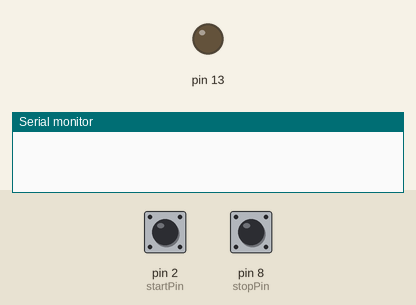
This sketch was run on a simulated Arduino Uno, built with avr-gcc and run on an emulated ATmega328P. Shown: output pins drawn as LEDs (lit = HIGH), the last lines printed to the serial monitor. The test bench sets the inputs (shaded band); at power-on: pin 2 (startPin) HIGH, pin 8 (stopPin) HIGH.

Above: at 1.2 s.
1.3 s: pin 2 (startPin) pulled LOW for 0.15 s
At 2.3 s:
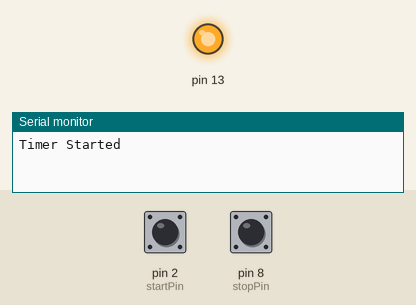
2.9 s: pin 8 (stopPin) pulled LOW for 0.15 s
At 3.5 s:
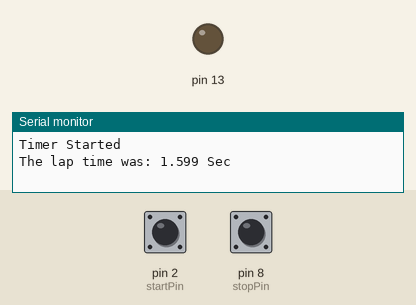
4.5 s: pin 2 (startPin) pulled LOW for 1 s
At 5.9 s:
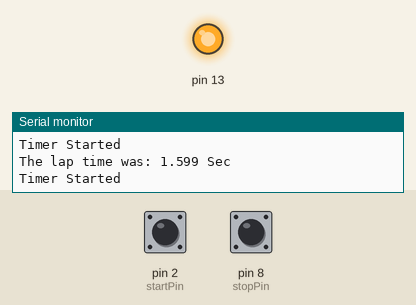
7.0 s: pin 8 (stopPin) pulled LOW for 1 s
At 7.8 s:
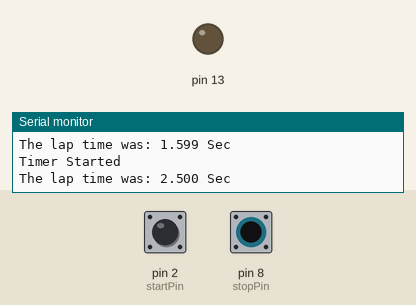
Timing chart, 0 to 10.0 s (numbered marks = the images above; inputs shaded):
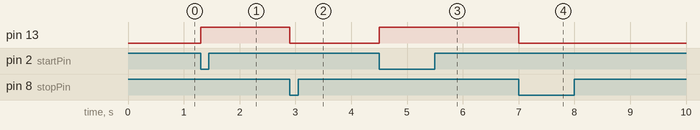

Measured:
- after the input at 1.3 s, pin 13: LOW → HIGH at once
- after the input at 2.9 s, pin 13: HIGH → LOW at once
- after the input at 4.5 s, pin 13: LOW → HIGH at once
- after the input at 7.0 s, pin 13: HIGH → LOW at once

The sketch:

pSwtich_pullUp.ino
```cpp
/*
 * Timing Gates
 * Using pressure Sensor
 */
int const startPin = 2;
int const stopPin = 8;
unsigned long startMillis;
unsigned long currentMillis;
unsigned long lapt;
bool timerRunning = false; // true if still waiting for timer to finish
bool ledOn = false; // keep track of the led state that visually reps the
bool lapTimed = false;

void setup() {
  Serial.begin(9600);
  pinMode(startPin,INPUT_PULLUP);
  pinMode(stopPin,INPUT_PULLUP);
  pinMode(13, OUTPUT);
  startMillis = 0;
  currentMillis = 0;
  ledOn = false;
  timerRunning = false;
  lapTimed = false;
}

void loop() {
  if (!digitalRead(2) && !timerRunning) {
    startMillis = millis();
    timerRunning = true;
    lapTimed = false;
    Serial.println("Timer Started");
  }
  if (!digitalRead(8) && timerRunning) {
    currentMillis = millis();
    lapt = (currentMillis - startMillis);
    timerRunning = false;
    lapTimed = true;
  }
  //Serial.println(sensorVal, DEC);
  if (timerRunning && !ledOn){
    digitalWrite(13, HIGH);
    ledOn = true;
  }

  if (!timerRunning && lapTimed) {
    ledOn = !ledOn;
    digitalWrite(13, LOW);
    Serial.print("The lap time was: ");
    Serial.print(lapt/1000);
    Serial.print('.');
    Serial.print(lapt%1000);
    Serial.println(" Sec");
    lapTimed = false;
  }

}
```
